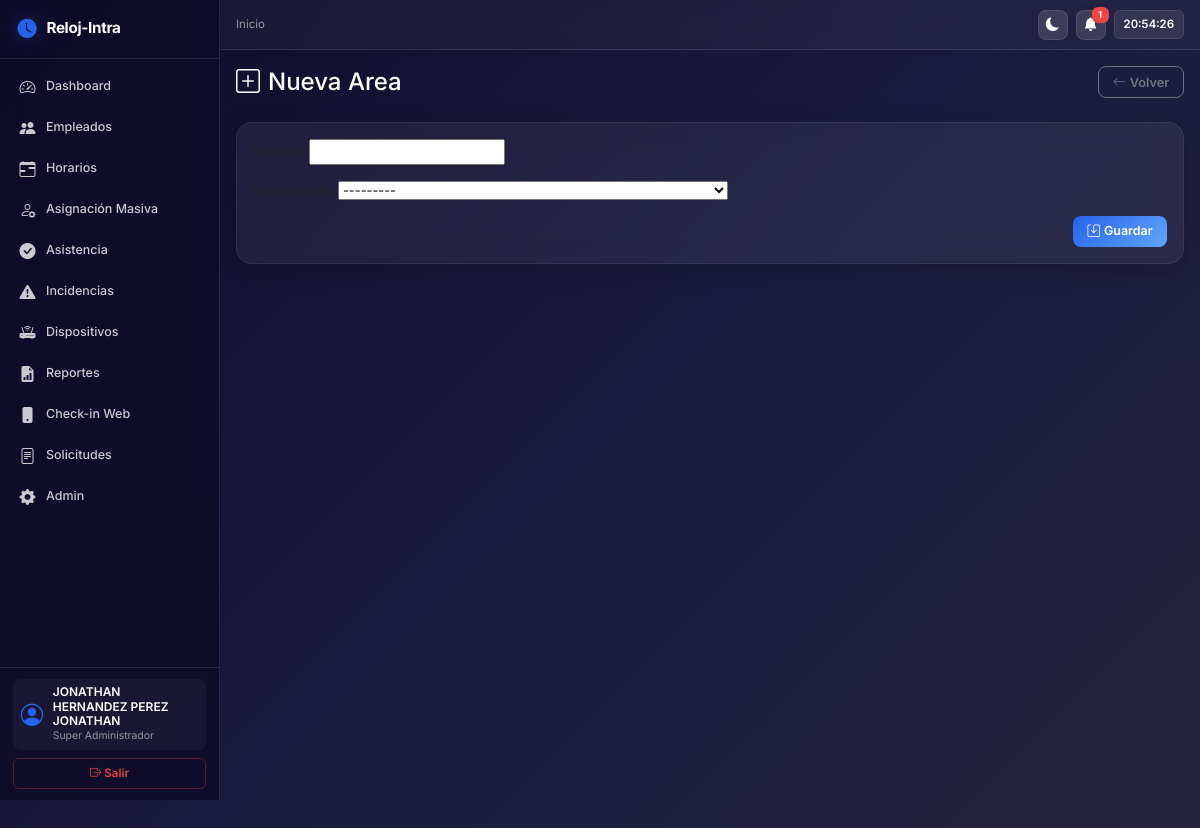
Screenshot of /organizacion/areas/nueva/ (signed in) with the database file from the repository.
### apps/cuentas/models.py (models this page shows, shortened)
class Usuario(AbstractUser):
    ROLES = [
        ('normal', 'Normal'),
        ('admin', 'Administrador'),
        ('superadmin', 'Super Administrador'),
    ]
    rol = models.CharField('Rol', max_length=20, choices=ROLES, default='normal')
    debe_cambiar_password = models.BooleanField('Debe cambiar contraseña', default=False)
    class Meta:
        verbose_name = 'Usuario'
        verbose_name_plural = 'Usuarios'
        db_table = 'usuarios'

### apps/empleados/models.py (models this page shows, shortened)
class Empleado(models.Model):
    ESTATUS = [
        ('activo', 'Activo'),
        ('inactivo', 'Inactivo'),
        ('renuncia', 'Renuncia'),
    ]
    TIPO_EMPLEADO = [
        ('empleado', 'Empleado'),
        ('admin', 'Administrador'),
        ('superadmin', 'Super Administrador'),
    ]
    TIPO_VERIFICACION = [
        ('huella', 'Huella'),
        ('facial', 'Facial'),
        ('ambos', 'Huella y Facial'),
    ]
    GENERO = [
        ('masculino', 'Masculino'),
        ('femenino', 'Femenino'),
        ('otro', 'Otro'),
    ]
    id_original = models.CharField('ID original', max_length=20, unique=True,
                                   help_text='Código del empleado ej: AER015')
    nombre = models.CharField('Nombre(s)', max_length=100)
    apellidos = models.CharField('Apellidos', max_length=200, default='')
    departamento = models.ForeignKey(
        'organizacion.Departamento', on_delete=models.SET_NULL,
        null=True, blank=True, verbose_name='Departamento'
    )
    cargo = models.ForeignKey(
        Cargo, on_delete=models.SET_NULL,
        null=True, blank=True, verbose_name='Cargo'
    )
    tipo_empleado = models.CharField('Tipo de empleado', max_length=20, choices=TIPO_EMPLEADO, default='empleado')
    telefono = models.CharField('Teléfono', max_length=20, blank=True, default='')
    email = models.EmailField('Correo electrónico', blank=True, default='')
    estatus = models.CharField('Estatus', max_length=20, choices=ESTATUS, default='activo')
    fecha_ingreso = models.DateField('Fecha de contratación', null=True, blank=True)
    fecha_renuncia = models.DateField('Fecha de renuncia', null=True, blank=True)
    fecha_recontratacion = models.DateField('Fecha de recontratación', null=True, blank=True)
    user = models.OneToOneField(
        settings.AUTH_USER_MODEL, on_delete=models.SET_NULL,
        null=True, blank=True, verbose_name='Usuario del sistema'
    )
    nss = models.CharField('NSS', max_length=20, blank=True, default='')
    ciudad = models.CharField('Ciudad', max_length=100, blank=True, default='')
    cp = models.CharField('Código Postal', max_length=10, blank=True, default='')
    nacionalidad = models.CharField('Nacionalidad', max_length=100, blank=True, default='')
    genero = models.CharField('Género', max_length=20, choices=GENERO, blank=True, default='')
    id_en_dispositivo = models.CharField('ID en scanner', max_length=50, blank=True, default='',
                                         help_text='ID del empleado dentro del dispositivo ZKTeco')
    tipo_verificacion_scanner = models.CharField(
        'Tipo verificación', max_length=20, choices=TIPO_VERIFICACION,
        default='facial', help_text='Huella, facial o ambos'
    )
    foto = models.ImageField('Foto', upload_to='fotos/', blank=True,
        validators=[FileExtensionValidator(allowed_extensions=['jpg', 'jpeg', 'png'])])
    pendiente_push = models.BooleanField('Pendiente de push al escáner', default=False,
                                         help_text='Si está activo, el dato se enviará al escáner en la próxima solicitud getrequest')
    creado_en = models.DateTimeField('Creado en', auto_now_add=True)
    actualizado_en = models.DateTimeField('Actualizado en', auto_now=True)
    class Meta:
        verbose_name = 'Empleado'
        verbose_name_plural = 'Empleados'
        db_table = 'empleados'
        ordering = ['nombre']
        indexes = [
            models.Index(fields=['estatus']),
            models.Index(fields=['departamento']),
        ]
    def __str__(self):
        return f'{self.id_original} - {self.nombre_completo}'
    @property
    def nombre_completo(self):
        return f'{self.nombre} {self.apellidos}'.strip()

### apps/organizacion/views.py (the view)
# urls.py: path('areas/nueva/', views.nueva_area, name='nueva-area'),
@staff_member_required
def nueva_area(request):
    if request.method == 'POST':
        form = AreaForm(request.POST)
        if form.is_valid():
            form.save()
            messages.success(request, 'Area creada correctamente.')
            return redirect('lista-areas')
    else:
        form = AreaForm()
    return render(request, 'organizacion/formulario.html', {'form': form, 'titulo': 'Nueva Area'})

### apps/organizacion/forms.py
class AreaForm(forms.ModelForm):
    class Meta:
        model = Area
        fields = ['nombre', 'responsable']

### templates/organizacion/formulario.html (shortened to what this page needs)
{% extends 'base.html' %}
{% block content %}
<div class="d-flex justify-content-between align-items-center mb-4">
    <h4 class="mb-0"><i class="bi bi-plus-square me-2"></i>{{ titulo }}</h4>
    <a href="#" onclick="history.back(); return false;" class="btn btn-outline-secondary btn-sm"><i class="bi bi-arrow-left me-1"></i>Volver</a>
</div>
<div class="card">
    <div class="card-body">
        <form method="post">
            {{ form.as_p }}
            <div class="text-end mt-3">
                <button type="submit" class="btn btn-primary"><i class="bi bi-save me-1"></i>Guardar</button>
            </div>
        </form>
    </div>
</div>
{% endblock %}

### templates/base.html (shortened to what this page needs)
<!DOCTYPE html>
<html lang="es-mx">
<head>
    <link href="https://cdn.jsdelivr.net/npm/bootstrap@5.3.3/dist/css/bootstrap.min.css" rel="stylesheet">
    <link rel="stylesheet" href="https://cdn.jsdelivr.net/npm/bootstrap-icons@1.11.3/font/bootstrap-icons.min.css">
    <link href="https://unpkg.com/aos@2.3.1/dist/aos.css" rel="stylesheet">
    <link rel="stylesheet" href="/static/css/style.css">
</head>
<body>
    {% if user.is_authenticated %}
    <nav class="sidebar" id="sidebar" {% if not request.resolver_match.url_name == 'login' %}data-aos="fade-right" data-aos-duration="600"{% endif %}>
        <div class="sidebar-header">
            <i class="bi bi-clock-fill"></i>
            <span class="sidebar-brand">Reloj-Intra</span>
        </div>
        <ul class="nav flex-column flex-grow-1">
            <li class="nav-item">
                <a class="nav-link {% if request.resolver_match.url_name == 'dashboard' %}active{% endif %}" href="{% url 'dashboard' %}">
                    <i class="bi bi-speedometer2"></i>
                    <span>Dashboard</span>
                </a>
            </li>
            {% if user.rol != 'normal' %}
            <li class="nav-item">
                <a class="nav-link {% if 'empleados' in request.path %}active{% endif %}" href="{% url 'lista-empleados' %}">
                    <i class="bi bi-people-fill"></i>
                    <span>Empleados</span>
                </a>
            </li>
            <li class="nav-item">
                <a class="nav-link {% if 'horarios' in request.path %}active{% endif %}" href="{% url 'lista-horarios' %}">
                    <i class="bi bi-calendar-range"></i>
                    <span>Horarios</span>
                </a>
            </li>
            <li class="nav-item">
                <a class="nav-link {% if 'asignacion-masiva' in request.path %}active{% endif %}" href="{% url 'asignacion-masiva' %}">
                    <i class="bi bi-person-gear"></i>
                    <span>Asignación Masiva</span>
                </a>
            </li>
            <li class="nav-item">
                <a class="nav-link {% if 'asistencia' in request.path %}active{% endif %}" href="{% url 'buscar-asistencia' %}">
                    <i class="bi bi-check-circle-fill"></i>
                    <span>Asistencia</span>
                </a>
            </li>
            <li class="nav-item">
                <a class="nav-link {% if 'incidencias' in request.path %}active{% endif %}" href="{% url 'lista-incidencias' %}">
                    <i class="bi bi-exclamation-triangle-fill"></i>
                    <span>Incidencias</span>
                </a>
            </li>
            <li class="nav-item">
                <a class="nav-link {% if 'dispositivos' in request.path %}active{% endif %}" href="{% url 'lista-dispositivos' %}">
                    <i class="bi bi-router-fill"></i>
                    <span>Dispositivos</span>
                </a>
            </li>
            <li class="nav-item">
                <a class="nav-link {% if 'reportes' in request.path %}active{% endif %}" href="{% url 'lista-reportes' %}">
                    <i class="bi bi-file-earmark-bar-graph-fill"></i>
                    <span>Reportes</span>
                </a>
            </li>
            {% endif %}
            <li class="nav-item">
                <a class="nav-link {% if 'registro' in request.path %}active{% endif %}" href="{% url 'checkin' %}">
                    <i class="bi bi-phone-fill"></i>
                    <span>Check-in Web</span>
                </a>
            </li>
            <li class="nav-item">
                <a class="nav-link {% if 'solicitudes' in request.path %}active{% endif %}" href="{% url 'lista-solicitudes' %}">
                    <i class="bi bi-file-text"></i>
                    <span>Solicitudes</span>
                </a>
            </li>
            {% if user.rol == 'superadmin' or user.is_superuser %}
            <li class="nav-item">
                <a class="nav-link" href="{% url 'admin:index' %}" target="_blank">
                    <i class="bi bi-gear-fill"></i>
                    <span>Admin</span>
                </a>
            </li>
            {% endif %}
        </ul>
        <div class="sidebar-footer">
            <div class="user-info mb-2">
                <i class="bi bi-person-circle"></i>
                <div>
                    <div class="user-name">{{ user.get_full_name|default:user.username }}</div>
                    <div class="user-rol">{{ user.get_rol_display }}</div>
                </div>
            </div>
            <form method="post" action="{% url 'logout' %}">
                <button type="submit" class="btn btn-outline-danger w-100">
                    <i class="bi bi-box-arrow-right"></i> Salir
                </button>
            </form>
        </div>
    </nav>
    <header class="topbar" id="topbar">
        <div class="topbar-left">
            <nav aria-label="breadcrumb">
                <ol class="breadcrumb">
                    <li class="breadcrumb-item"><a href="{% url 'dashboard' %}" style="color: var(--text-muted); text-decoration: none;">Inicio</a></li>
                </ol>
            </nav>
        </div>
        <div class="topbar-right">
            <button class="topbar-btn" onclick="toggleTheme()" title="Cambiar tema">
                <i class="bi bi-moon-fill" id="theme-icon"></i>
            </button>
            <div class="dropdown">
                <button class="topbar-btn position-relative" id="notif-bell" type="button" data-bs-toggle="dropdown" aria-expanded="false">
                    <i class="bi bi-bell-fill"></i>
                    <span class="badge d-none" id="notif-count">0</span>
                </button>
            </div>
            <div class="topbar-clock" id="topbar-clock">--:--:--</div>
        </div>
    </header>
    <main class="main-content" id="mainContent">
    {% else %}
        <div class="container">
    {% endif %}
        {% block content %}{% endblock %}
    {% if user.is_authenticated %}
    </main>
    {% else %}
    </div>
    {% endif %}
</body>
</html>

### rows the page displays
Usuario: get_full_name "JONATHAN HERNANDEZ PEREZ JONATHAN", rol "Super Administrador"

### other values shown
{{ titulo }} "Nueva Area"
